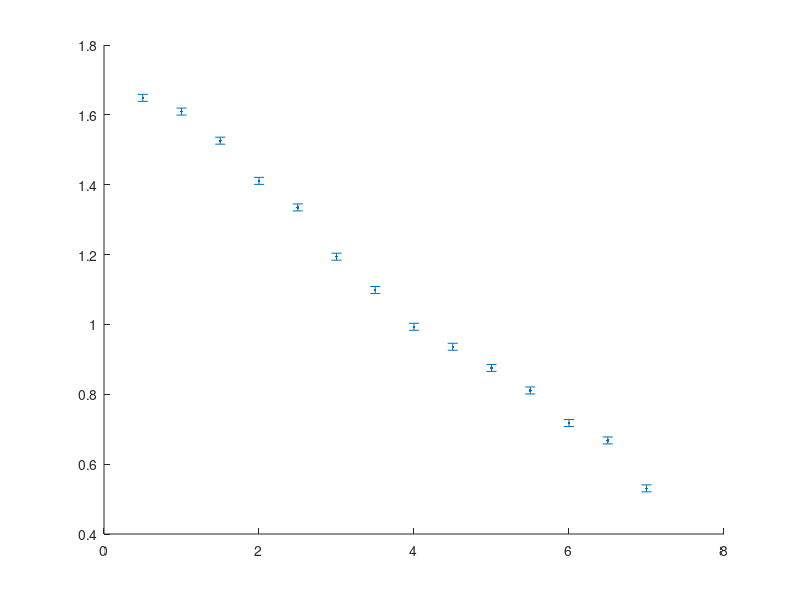

The MATLAB script that drew this image: (Note: this script raises an error after producing the figure.)
% Part 1 - Period over 10 measurements of free oscillator
T10 = [8.15, 8.43, 7.49];       % time over 10 periods
T10mean = mean(T10);            % mean
T10stdev = std(T10);            % standard deviation
T1 = T10mean/10;                % period
T1_err = T10stdev/10;           % error on period

% Part 2 - Damped oscillator
eq = 46.7;                      % equilibrium position
% position of oscillator
top = [51.9,51.3,50.5,49.7,49.25,48.95,48.65];  % top of oscillation - n/2 T
bot = [41.7,42.6,43.4,44,44.3,44.65,45];        % bottom of oscillation - n T
% normalize position data to equilibrium and combine position data
half = top-eq;
full = eq-bot;
A_T(1:2:14)=half;       
A_T(2:2:14)=full;
T = 0.5:0.5:7;
A_Terr = 0.01*ones(1,14);       % error on position data

% Figure 1 plotting + formatting
figure(1)
hold on
errorbar(T,log(A_T),A_Terr,'.');
[p1,S1] = fit(T',log(A_T'),'poly1');
c1 = coeffvalues(p1);           % coefficients of fit
e1 = confint(p1);               % 95% certainty bounds on coefficients
err1 = (e1(2,:) - e1(1,:))/2;   % errors on coefficients
Afit = c1(1)*T+c1(2);           % predicted values of amplitude according to fit
plot(T,Afit,'r-.');
title('Amplitude of Oscillator at Half-Periods, Linear Fit')
xlabel('Oscillation Period, T')
ylabel('ln(Amplitude)')
m = sprintf('A_T = (%0.2ft + %0.2f) cm', c1(1), c1(2));
text(1,0.5,m);
hold off

% Figure 2 plotting + formatting
figure(2)
hold on
res = Afit - log(A_T);          % residuals 
plot(T,res,'o','MarkerSize',12);
title('Plot of Linear Fit Residuals');
xlabel('Oscillation Period, T');
ylabel('Residual');
hold off

gamma_1 = -2*c1(1);             % gamma estimated using part 1 period data, linear fit
dgdp = -2;
gamma_1_err = sqrt((err1(1)*dgdp)^2); % error on estimated gamma

% Figure 3 plotting + formatting
figure(3)
hold on
errorbar(T,A_T,A_Terr,'x')
[p2,S2] = fit(T',A_T','exp1');
c2 = coeffvalues(p2);           % coefficients of fit
e2 = confint(p2);               % 95% certainty bounds on coefficients
err2 = (e2(2,:) - e2(1,:))/2;   % errors on coefficients
efit = c2(1)*exp(c2(2)*T);      % predicted values of amplitude according to fit
plot(T,efit,'r-.');
title('Amplitude of Oscillator at Half-Periods, Exponential Fit')
xlabel('Oscillation Period, T')
ylabel('Amplitude, cm')
m = sprintf('A_T = (%0.2fe^{(%0.2fs)}) cm', c2(1), c2(2));
text(0.5,2,m);
hold off

% Figure 4 plotting + formatting
figure(4)
hold on
res = efit - A_T;               % residuals
plot(T,res,'o','MarkerSize',12);
title('Plot of Exponential Fit Residuals');
xlabel('Oscillation Period, T');
ylabel('Residual');
hold off

gamma_2 = -2*c2(2);          % gamma estimated using part 1 period data, exponential fit
dgdp = -2;
gamma_2_err = sqrt((err2(2)*dgdp)^2);       % error on estimated gamma

tau = 1 / gamma_2;                          % decay time from exponential fit
dt2dg = -1 / (gamma_2)^2;
tau_err = sqrt((gamma_2_err * dt2dg)^2);    % error on decay time

w_0 = 1/T1;                     % undamped frequency
w_0_err = T1_err*1/T1^2;        % undamped frequency error

Q_0 = w_0 / gamma_2;            % Q factor estimated from exponenital fit, natural frequency
dQdw0 = 1 / gamma_2;
dQdg0 = -w_0 / (gamma_2)^2;
Q_0_err = sqrt( (w_0_err*dQdw0)^2 + (gamma_2_err*dQdg0)^2 );    % error on Q factor

w_1 = sqrt((w_0)^2 - ((gamma_2)/2)^2);          % damped frequency
dw1dw0 = w_0 / sqrt((w_0)^2 - (gamma_2^2)/4);
dw1dg = -gamma_2 / (2*sqrt(4*(w_0)^2 - gamma_2^2));
w_1_err = sqrt( (w_0_err*dw1dw0)^2 + (gamma_2_err*dw1dg)^2 );   % error on damped frequency

Q_1 = w_1 / gamma_2;    % Q factor estimated frrom exponential fit, damped frequency
dQdw1 = 1 / gamma_2;
dQdg1 = -w_1 / (gamma_2)^2;
Q_1_err = sqrt( (w_1_err*dQdw1)^2 + (gamma_2_err*dQdg1)^2 );    % error on Q factor

% relative significance values of
Q_sig = abs(Q_1 - Q_0) / sqrt( (Q_1_err)^2 + (Q_0_err)^2);  % Q factor
w_sig = abs(w_1 - w_0) / sqrt( (w_1_err)^2 + (w_0_err)^2);  % omega
fit_sig = abs(c1(1)-c2(2))/sqrt((err2(2))^2 + (err1(1))^2); % linear & exponential fits
gamma_sig = abs(gamma_1 - gamma_2) / sqrt(gamma_1_err^2 + gamma_2_err^2);   % gamma

w_0
w_0_err